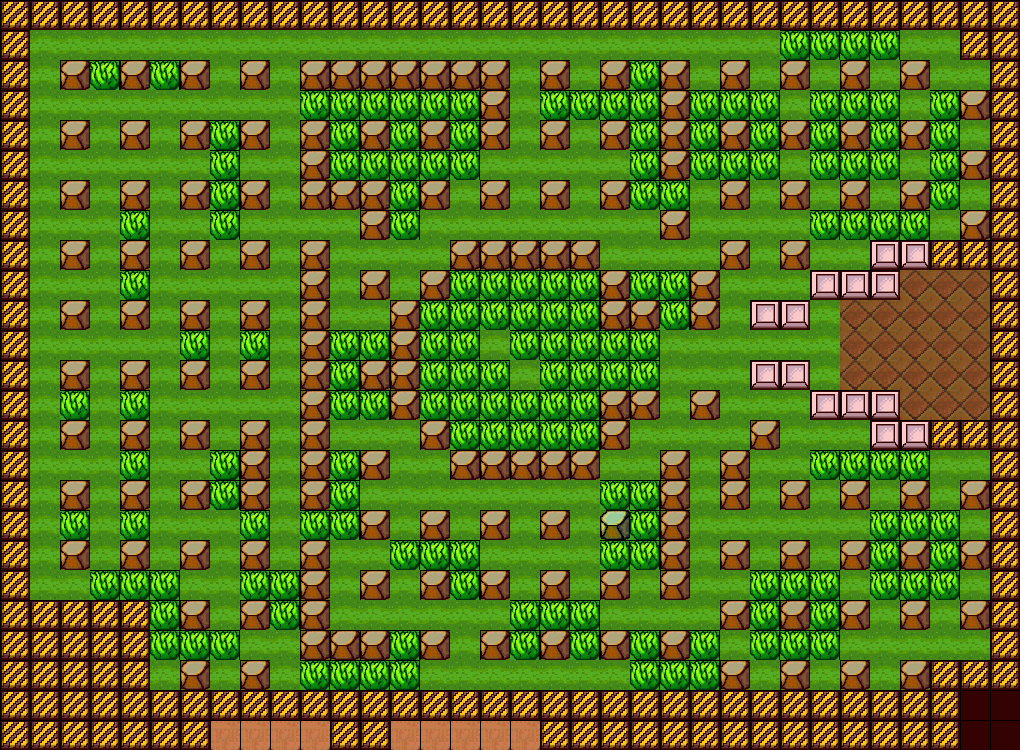

This game map was drawn from its Tiled (.tmx) file and the tilesets committed beside it. A one-line description and the trimmed map source follow:
An orthogonal 34x25 tile map with 30x30 px tiles, 3 tile layers (Background, Foreground, Meta), 2 tilesets and 9 objects (5x SpawnPoint, Exit, SpawnPlayer, 5, 1).

<map version="1.0" orientation="orthogonal" width="34" height="25" tilewidth="30" tileheight="30">
 <tileset firstgid="1" name="objects" tilewidth="30" tileheight="30">
  <image source="objects.png" width="240" height="450" />
  <tile id="60">
   <properties>
    <property name="Type" value="wall1" />
   </properties>
  </tile>
  <tile id="66">
   <properties>
    <property name="Type" value="wall2" />
   </properties>
  </tile>
  <tile id="72">
   <properties>
    <property name="Type" value="wall3" />
   </properties>
  </tile>
  <tile id="78">
   <properties>
    <property name="Type" value="wall4" />
   </properties>
  </tile>
  <tile id="84">
   <properties>
    <property name="Type" value="wall5" />
   </properties>
  </tile>
  <tile id="90">
   <properties>
    <property name="Type" value="wall6" />
   </properties>
  </tile>
  <tile id="96">
   <properties>
    <property name="Type" value="wall7" />
   </properties>
  </tile>
  <tile id="102">
   <properties>
    <property name="Type" value="wall8" />
   </properties>
  </tile>
  <tile id="108">
   <properties>
    <property name="Type" value="wall9" />
   </properties>
  </tile>
 </tileset>
 <tileset firstgid="121" name="meta_tiles30x30" tilewidth="30" tileheight="30" spacing="1">
  <image source="meta_tiles30x30.png" width="61" height="31" />
  <tile id="0">
   <properties>
    <property name="Collidable" value="True" />
   </properties>
  </tile>
  <tile id="1">
   <properties>
    <property name="Collectable" value="True" />
   </properties>
  </tile>
 </tileset>
 <layer name="Background" width="34" height="25">
  <data>[850 cells, 846 non-empty, 5 distinct tile ids]</data>
 </layer>
 <layer name="Foreground" width="34" height="25">
  <data>[850 cells, 345 non-empty, 2 distinct tile ids]</data>
 </layer>
 <layer name="Meta" width="34" height="25">
  <data>[850 cells, 523 non-empty, 2 distinct tile ids]</data>
 </layer>
 <objectgroup name="Objects" width="34" height="25">
  <object name="Exit" x="990" y="330" width="30" height="30" />
  <object name="SpawnPlayer" x="30" y="30" width="30" height="30" />
  <object name="SpawnPoint4" type="SpawnPoint" x="510" y="150" width="30" height="30">
   <properties>
    <property name="character" value="gost.png" />
   </properties>
  </object>
  <object name="SpawnPoint5" type="SpawnPoint" x="690" y="360" width="30" height="30">
   <properties>
    <property name="character" value="ball.png" />
   </properties>
  </object>
  <object name="SpawnPoint2" type="SpawnPoint" x="420" y="480" width="30" height="30">
   <properties>
    <property name="character" value="ball.png" />
   </properties>
  </object>
  <object name="SpawnPoint1" type="SpawnPoint" x="210" y="390" width="30" height="30">
   <properties>
    <property name="character" value="ball.png" />
   </properties>
  </object>
  <object name="SpawnPoint3" type="SpawnPoint" x="510" y="360" width="30" height="30">
   <properties>
    <property name="character" value="ball.png" />
   </properties>
  </object>
 </objectgroup>
 <objectgroup name="Bonuses" width="34" height="25">
  <object name="Bonus1" type="5" x="480" y="330" width="30" height="30" />
  <object name="Bonus2" type="1" x="930" y="540" width="30" height="30" />
 </objectgroup>
</map>
